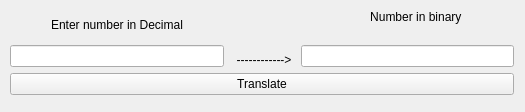
<?xml version="1.0" encoding="UTF-8"?>
<ui version="4.0">
 <class>MainWindow</class>
 <widget class="QMainWindow" name="MainWindow">
  <property name="geometry">
   <rect>
    <x>0</x>
    <y>0</y>
    <width>525</width>
    <height>112</height>
   </rect>
  </property>
  <property name="windowTitle">
   <string>MainWindow</string>
  </property>
  <widget class="QWidget" name="centralwidget">
   <widget class="QWidget" name="">
    <property name="geometry">
     <rect>
      <x>10</x>
      <y>10</y>
      <width>504</width>
      <height>85</height>
     </rect>
    </property>
    <layout class="QVBoxLayout" name="verticalLayout_3">
     <item>
      <layout class="QHBoxLayout" name="horizontalLayout">
       <item>
        <layout class="QVBoxLayout" name="verticalLayout">
         <item>
          <widget class="QLabel" name="label">
           <property name="text">
            <string>Enter number in Decimal</string>
           </property>
           <property name="alignment">
            <set>Qt::AlignCenter</set>
           </property>
          </widget>
         </item>
         <item>
          <widget class="QLineEdit" name="LineGet">
           <property name="text">
            <string/>
           </property>
          </widget>
         </item>
        </layout>
       </item>
       <item>
        <widget class="QLabel" name="label_3">
         <property name="text">
          <string>  ------------&gt; </string>
         </property>
         <property name="alignment">
          <set>Qt::AlignBottom|Qt::AlignLeading|Qt::AlignLeft</set>
         </property>
        </widget>
       </item>
       <item>
        <layout class="QVBoxLayout" name="verticalLayout_2">
         <item>
          <widget class="QLabel" name="label_2">
           <property name="text">
            <string>     Number in binary</string>
           </property>
           <property name="alignment">
            <set>Qt::AlignHCenter|Qt::AlignTop</set>
           </property>
          </widget>
         </item>
         <item>
          <widget class="QLineEdit" name="LineSet">
           <property name="text">
            <string/>
           </property>
          </widget>
         </item>
        </layout>
       </item>
      </layout>
     </item>
     <item>
      <widget class="QPushButton" name="pushButton">
       <property name="text">
        <string>Translate</string>
       </property>
      </widget>
     </item>
    </layout>
   </widget>
  </widget>
 </widget>
 <resources/>
 <connections/>
</ui>
